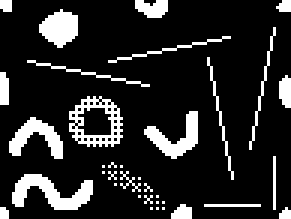
%> input picture Pruebas/prueba_algoritmo/algoritmoMatlab/testPulenta.png, 97 x 73 px (shown 3 times larger)
$ octave test_algo.m   (GNU Octave 9; MATLAB toolbox functions it lacks are replaced by stand-ins)
%> lines starting %> are read from the running program, lines starting %| are printed output that depends on the picture; in (x1, y1, x2, y2) boxes, pixels count from 0 and x2, y2 are one past the last pixel; in counts of white or black regions, pixels touching at a corner belong together; the program's own positions count from 1
### Pruebas/prueba_algoritmo/algoritmoMatlab/imagen_a_vector.m
function vector = imagen_a_vector(imagen_path)
%> called with imagen_path = 'testPulenta.png'
    % Leer la imagen en blanco y negro
    img = imread(imagen_path);
%> img is the input picture: size 73x97x3 uint8; 15.4% white; 36 white regions (23 under 20 px), largest, box (x1, y1, x2, y2) and area: (4, 58, 31, 70) 162, (23, 32, 41, 49) 135, (48, 37, 66, 53) 120

    % Asegurarse de que la imagen sea en blanco y negro (grayscale)
    if size(img, 3) == 3
        img = rgb2gray(img);
    end

    % Convertir la imagen en un vector de 1 fila (aplanar por filas)
    vector = reshape(img', 1, []);  % Aplanar la imagen por filas
%> vector = 7081 values, max 255 at index 1, min 0 at index 5, mean 39.32

    % Convertir el vector al formato uint8
    vector = uint8(vector);

    % Mostrar información de la imagen y el vector
    fprintf('Tamaño de la imagen: %dx%d\n', size(img,1), size(img,2));
%| Tamaño de la imagen: 73x97
    fprintf('Longitud del vector: %d\n', length(vector));
%| Longitud del vector: 7081
end

### Pruebas/prueba_algoritmo/algoritmoMatlab/vector_a_imagen.m
function img = vector_a_imagen(vector, ancho)
    % Obtener el tamaño del vector
    longitud_vector = length(vector);

    % Calcular la altura de la imagen con base en el ancho
    alto = longitud_vector / ancho;

    % Verificar si el ancho y el alto son consistentes con la longitud del vector
    if mod(longitud_vector, ancho) ~= 0
        error('El ancho proporcionado no es consistente con la longitud del vector.');
    end

    % Convertir el vector en una matriz (imagen) con el tamaño adecuado
    img = reshape(vector, [ancho, alto])';

    % Convertir la matriz a uint8
    %%img = uint32(img);
    img=double(img);
    % Mostrar información sobre la imagen
    fprintf('La imagen reconstruida tiene un tamaño de %dx%d\n', size(img,1), size(img,2));
end

### Pruebas/prueba_algoritmo/algoritmoMatlab/test_algo.m
clear
clc
%close all
offset=-2;

ancho = 97;
umbral=100;
vectordatos = imagen_a_vector('testPulenta.png');
%> vectordatos has the same summary as vector in imagen_a_vector
%%vectordatos=imagen_a_vector('C:\Users\gazpa\Desktop\imagenes video martin\prueba2\images\frame-23.png');
len=length(vectordatos);
%> len = 7081
indice = 1;
contador_pixel = 0;
fifo=uint32(zeros(1,ancho+2));
energia=zeros(1,2047);
cantidad=zeros(1,2047);
eventos=1;
datos_salida=zeros(1,7081,'uint16');
flag_ignorar = false;
flag_ignorar_1 = false;
entro = 0;
for i=1:len

    contador_pixel=contador_pixel+1;
    if contador_pixel == ancho
        flag_ignorar_1 = true;
    end
    if contador_pixel == (ancho+1)
        contador_pixel = 1;
        flag_ignorar = true;
    end

    dato = vectordatos(i);
    if dato > umbral
        if flag_ignorar
            dato_anterior = 0;
        else
            if indice - 1 < 1
                dato_anterior=fifo(ancho + 1);
            else
                dato_anterior=fifo(indice-1);
            end
        end
        %dato_ancho_1=0;
        if flag_ignorar_1
           dato_ancho_1=0;
        else
            if indice +3 > (ancho + 2)
                dato_ancho_1 = fifo(indice-(ancho-1));
            else
                dato_ancho_1 = fifo(indice+4+offset);
            end
        end
        %%dato_ancho_2=0;
        if indice + 2 > (ancho+2)
          dato_ancho_2 = fifo(indice-ancho);
        else
          dato_ancho_2 = fifo(indice+3+offset);
        end
        %dato_ancho_3=0;
        if flag_ignorar
           dato_ancho_3 = 0;
        else
            if indice + 1 > (ancho+2)
                dato_ancho_3 = fifo(indice-(ancho+1));
            else
                dato_ancho_3 = fifo(indice+2+offset);%%"ancho +2" es el +1
            end
        end
        if ((dato_anterior == 0) & (dato_ancho_1 == 0) & (dato_ancho_2 == 0) & (dato_ancho_3 == 0))
            fifo_0 = eventos ;
            eventos = uint32(eventos) + 1;
        else
%             values=[dato_anterior dato_ancho_1 dato_ancho_2 dato_ancho_3];
%             values=values(values>0);
%             fifo_0 = min(values);
            fifo_0=max ([dato_anterior dato_ancho_1 dato_ancho_2 dato_ancho_3]);
        end
        else

         fifo_0=0;
    end
   flag_ignorar= false;
   flag_ignorar_1 = false;
   fifo(indice) = fifo_0;
   if fifo_0 ~= 0
        energia(fifo_0)=energia(fifo_0)+uint16(dato);
        cantidad(fifo_0)=uint16(cantidad(fifo_0))+1;
   end
   datos_salida(i)=fifo_0;
   indice = indice + 1;
   if indice == (ancho+2)
        indice = 1;
   end
end
%> this loop made 7081 passes
%> dato on passes 1 to 12: 255, 255, 255, 255, 0, 0, 0, 0, 0, 0, 0, 0
%> after the loop, cantidad = 2047 values, max 117 at index 29, min 0 at index 63, mean 0.533; contador_pixel = 97; dato_ancho_2 = 62; dato_ancho_3 = 62; dato_anterior = 62; datos_salida = 7081 values, max 62 at index 6789, min 0 at index 5, mean 4.09; energia = 2047 values, max 29835 at index 29, min 0 at index 63, mean 136; eventos = 63; fifo = 99 values, max 62 at index 22, min 0 at index 1, mean 8.85; fifo_0 = 62; indice = 26
%% filtrado
indice = 0;
energia2=0;
for i=1:length(energia)
    if energia(i)>0 && cantidad(i)>1
        indice = indice + 1;
        energia2(indice)=energia(i)
    end
end
%> after the loop, energia2 = 44 values, max 29835 at index 26, min 510 at index 37, mean 6224.3; indice = 44
figure
imgTest=vector_a_imagen(datos_salida,ancho);
%> in vector_a_imagen, `longitud_vector = length(vector);`: longitud_vector = 7081
%> in vector_a_imagen, `alto = longitud_vector / ancho;`: alto = 73
%> in vector_a_imagen, `img = reshape(vector, [ancho, alto])';`:
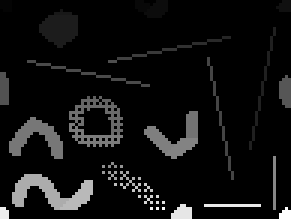
%> img: size 73x97 uint16 (shown 3 times larger); min 0, max 62, mean 4.1; drawn with min black and max white
%| La imagen reconstruida tiene un tamaño de 73x97
imshow(imgTest,[]);
colormap colorcube
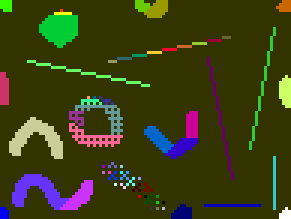
%> displayed picture: size 73x97x3, on the screen's scale of 0 to 255 (shown 3 times larger); mean R, G, B 61.2, 62.4, 21.3

% [6 lines of commented-out code are left out]
 ind=0;
for i=1:length(cantidad)
    if (cantidad(i)>1 && energia(i)<4400)
        ind=ind+1;
        energia2(ind)=energia(i);
    end
end
%> after the loop, energia2 = 44 values, max 27540 at index 34, min 510 at index 21, mean 3454.1; ind = 26
% [10 lines of commented-out code are left out]

figure
bar(energia);
ylim([0,16000]);
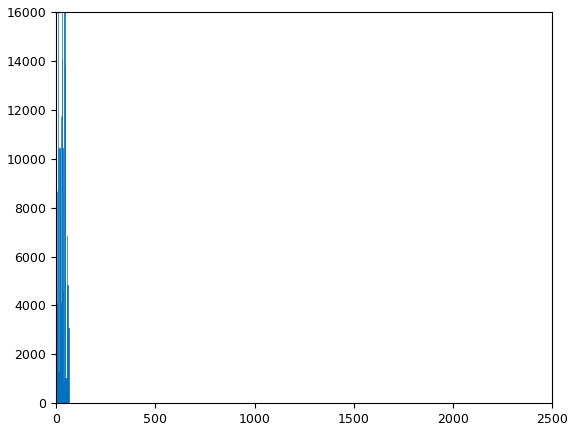
%> figure redrawn from the program's plot data; tallest bar 29835 high, from x = 28.6 to 29.4
figure
bar(cantidad);
ylim([0,64]);
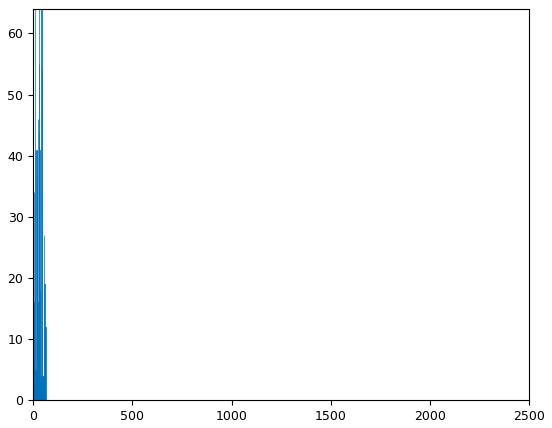
%> figure redrawn from the program's plot data; tallest bar 117 high, from x = 28.6 to 29.4
figure
hist(energia,32768);
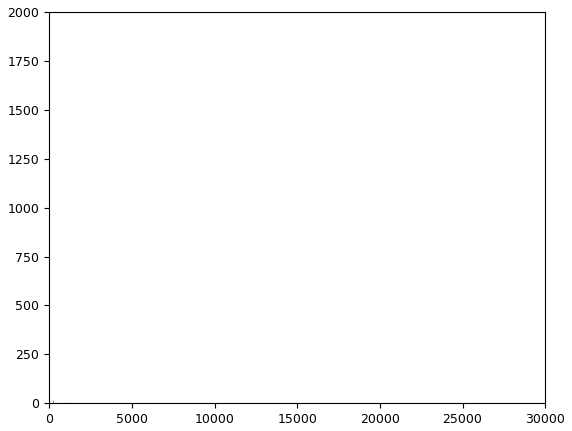
%> figure redrawn from the program's plot data; tallest bar 1985 high, from x = 0 to 0.91
